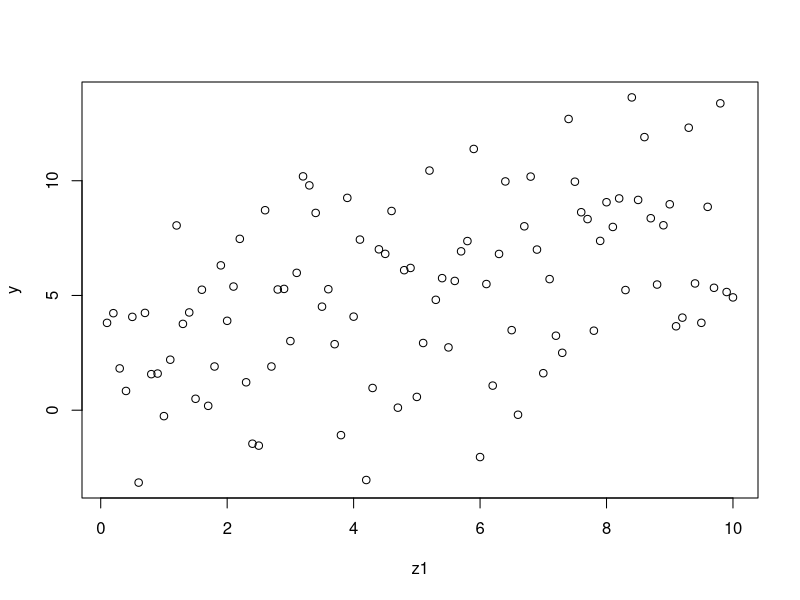

This chart was generated by the following R code:
# ---
# title: "Assignment 1: R Basics"
# subtitle: ECNS 460/560 Fall 2024
# date: Due Thursday, August 29
# Name:  Steven Durtka
# ---

# Part I

#1. Vectors

Temp=c(35, 88, 42, 84, 81, 50)
Temp

#Calculate difference between each temperature and the lowest temperature in the vector

TempDiff=Temp-min(Temp)   
TempDiff

#Calculate the mean of the last three entries

mean(Temp[4:6])
mean(Temp[c(4, 5, 6)])

# 2. Matrices

#a. Create a matrix
row=c(0,1,2,3)
my_matrix = matrix(c(row, row*2, row*3, row*4, row*5), nrow=5, ncol = 4, byrow = TRUE)
my_matrix

#b. Transpose the 3rd and 4th columns to create a 2x5 matrix

NewMatrix = t(my_matrix[1:5,3:4])
NewMatrix

#c. How many elements of the NewMatrix are equal to 6

count=0

for (i in 1:2) 
  {
  for (j in 1:5) 
    {
    if (NewMatrix[i, j]==6) 
        {count = count + 1}
  }
}

count


# Part II

library(MASS)
set.seed(12345)

z1=seq(0.1,10,0.1)
e=rnorm(100,0,3)
a=2
b=0.5
y=a+b*z1+e

plot(z1, y)

col1=rep(1, times=100)

X<-cbind(col1, z1)

est=ginv(t(X)%*%X)%*%t(X)%*%y

betahat1=est[2,1]
betahat1

#The true value of beta is 0.5, but the OLS estimate for this data is 0.578,
#which is close but not exact due to random variation (random error, epsilon).

#If this simulation were repeated many times, the average of the betahat's found
#will be very close to the actual value of beta.

# repeat the simulation 1000 times

betahats=c()

for(i in 1:1000){
  e=rnorm(100,0,3)
  y=a+b*z1+e
  est=ginv(t(X)%*%X)%*%t(X)%*%y
  betahats[i]=est[2,1]
}

#Find the average of the estimates of betahat from 1000 simulations
betahatmean=mean(betahats)
betahatmean

#The average of the estimated betahat values is very close to the known value for beta
#and much closer to the known value than the initial estimate from one simulation

#560 extension - imprecise measures of z

#Use original vector of observations for z to create imprecise observations
#using random noise

z.noisy = z1 + rnorm(100, 0, 1)

y2=a+b*z1+e

col1=rep(1, times=100)

X=cbind(col1, z.noisy)

est=ginv(t(X)%*%X)%*%t(X)%*%y2

betahat2=est[2,1]

#The OLS estimate of betahat when values for z are noisy is lower than
#for precise values of z, and lower than the actual value.

#Run 1000 simulations for various levels of "noise" in z


for(i in 1:1000){
  e=rnorm(100,0,3)
  y=a+b*z1+e
  est=ginv(t(X)%*%X)%*%t(X)%*%y
  betahats[i]=est[2,1]
}

#Find the average of the estimates of betahat from 1000 simulations
betahatmeans2=mean(betahats)
betahatmeans2

#The average of the OLS estimates of beta from 1000 simulations is lower than
#the actual value.  The difference is much greater than the difference of the
#previous simulated sampling distribution.

#The outputs of the model, y_i, are already assumed to be noisy.  The model
#assumes random error in the values of the output expressed by the epsilon
#term.


